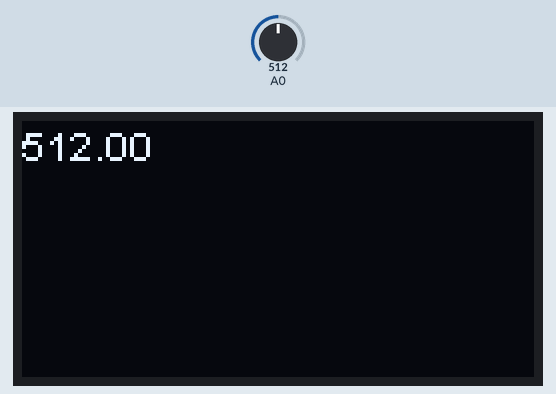
Simulated run of this sketch. Board: ESP8266 (NodeMCU). On the bench: 128×64 one-colour display. Inputs (shaded band) come from the test bench; at power-on: A0 = 512.

Above: at 2.8 s.
2.9 s: A0 set to 716
At 4.5 s:
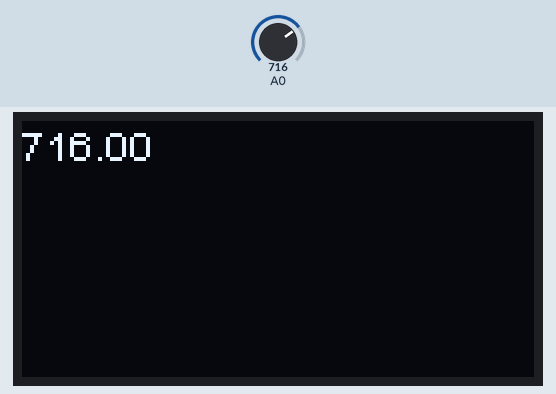
5.6 s: A0 set to 900
At 6.5 s:
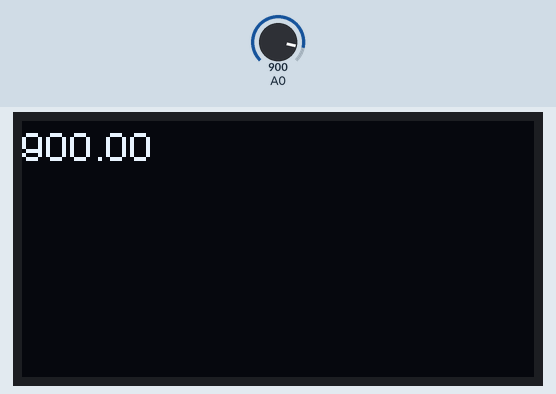
8.3 s: A0 set to 1023
At 10.6 s:
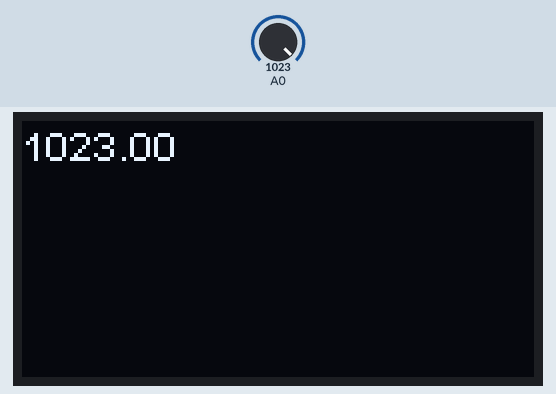
Timing chart, 0 to 12.1 s (numbered marks = the images above; inputs shaded):
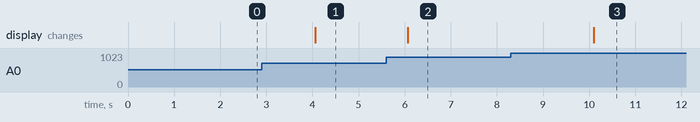

The sketch:

hum-solo-hidroponico.ino
```cpp
#include <Wire.h>
#include "SSD1306.h"

#define SCL 22
#define SDA 21
#define PIN_SOLO 15

float umidade;

SSD1306 display(0x3c, SDA, SCL);

void setup() {
  display.init();
  pinMode(PIN_SOLO, INPUT);
}

void loop() {
  umidade = analogRead(PIN_SOLO);
  display.drawString(0, 0, String(umidade));
  display.display();
  delay (2000);
  display.clear();
}
```

Measured:
- after the input at 2.9 s, the display: changes after 1.2 s (image 1)
- after the input at 5.6 s, the display: changes after 0.47 s (image 2)
- after the input at 8.3 s, the display: changes after 1.8 s (image 3)
